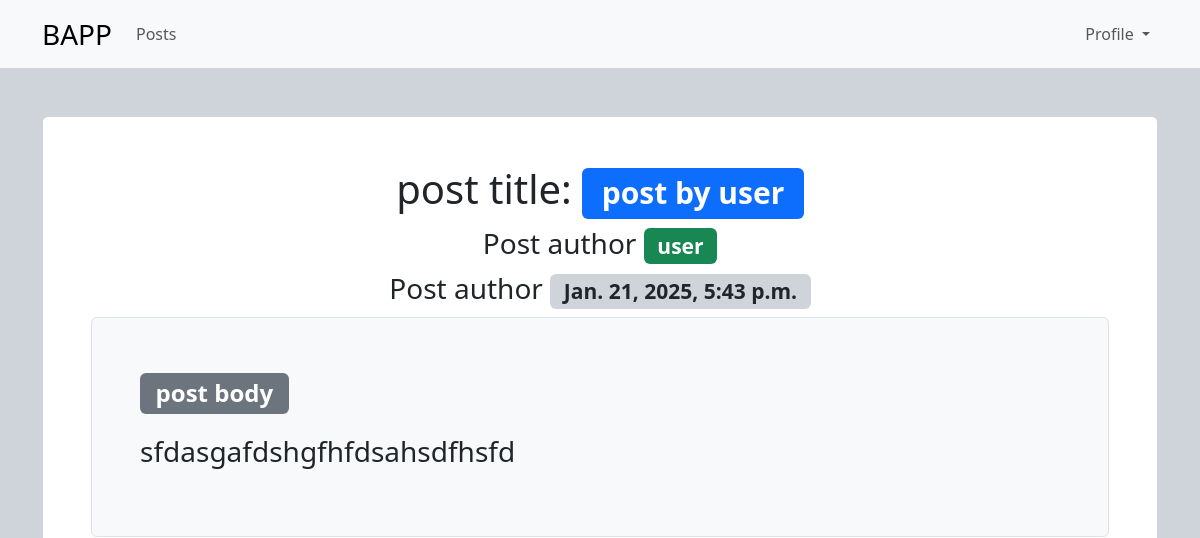
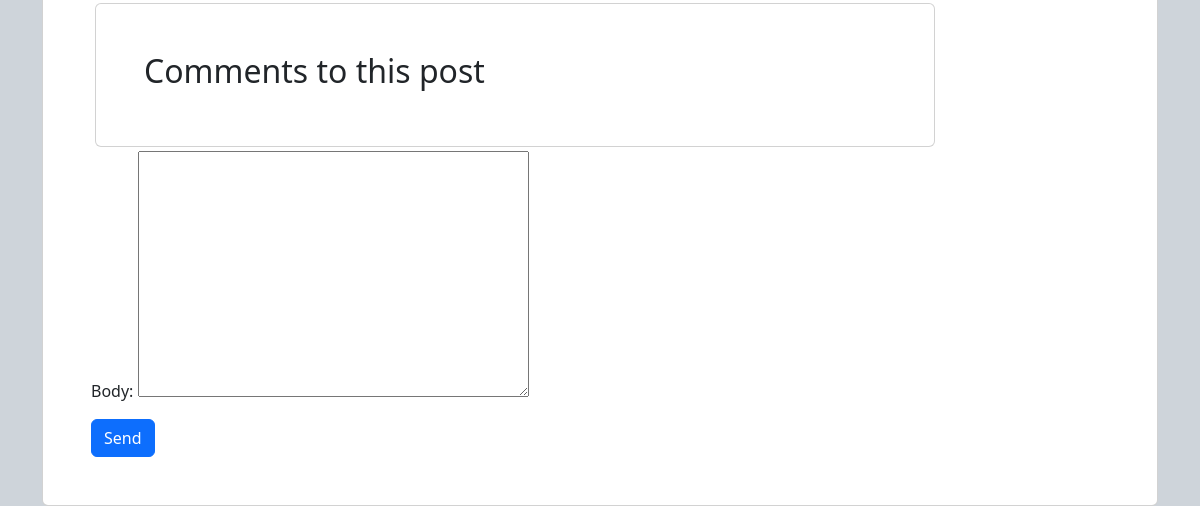
The app's page /blogs/posts/2025/1/21/post-by-user/ (signed in), older data (2 pictures, top to bottom).
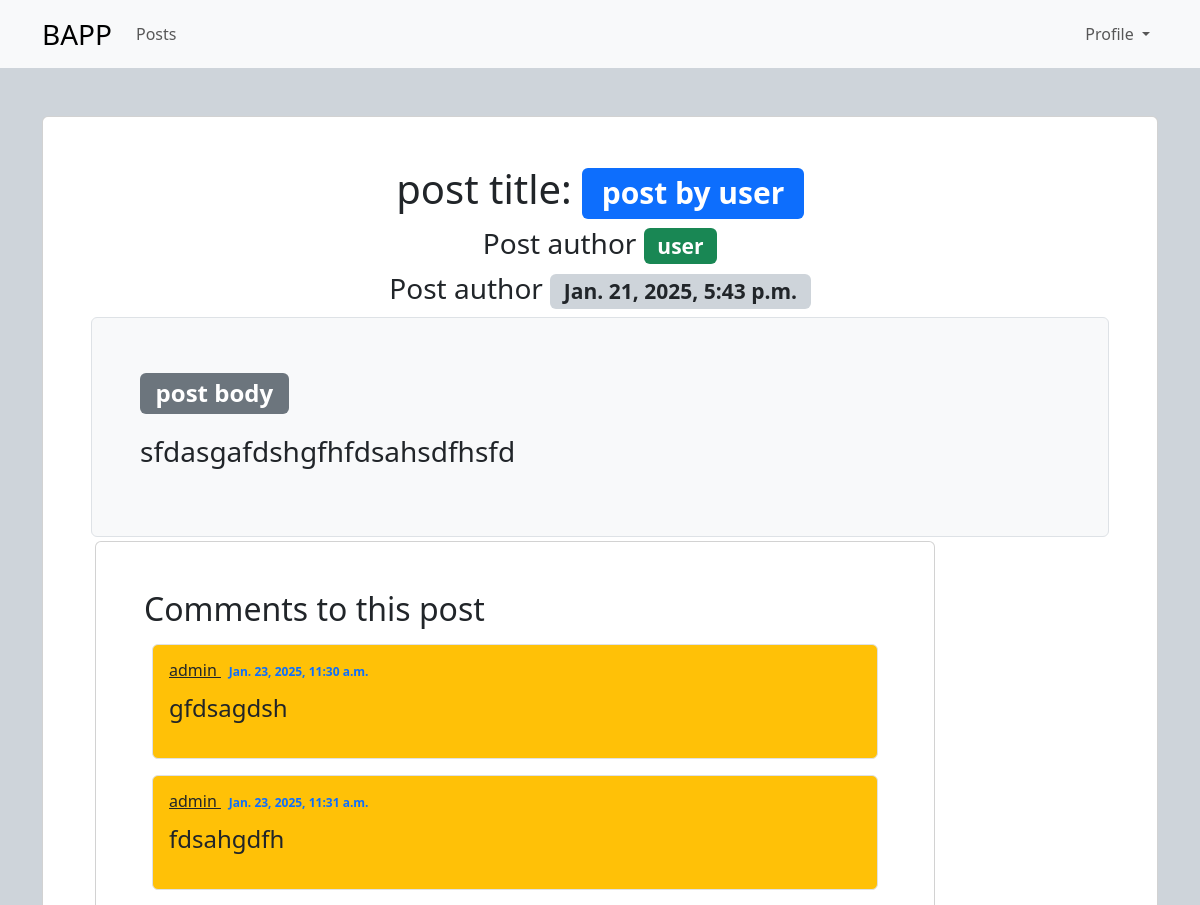
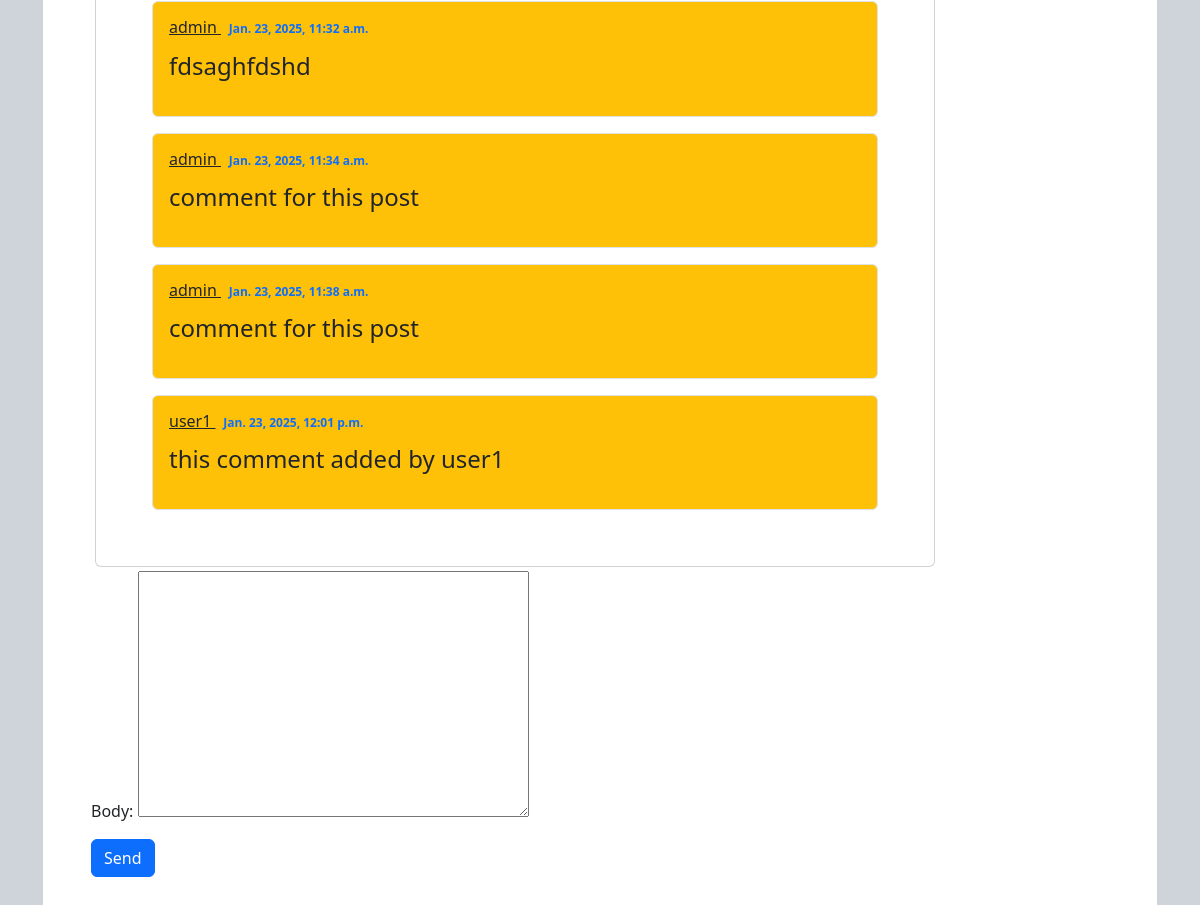
The same page, newer data (2 pictures, top to bottom).
### blog_app/models.py (models this page shows, shortened)
class Post(models.Model):
    class Status(models.TextChoices):
        PUBLISHED = 'PB', 'Published'
        DRAFT = "DF", 'Draft'
    title = models.CharField(max_length=200)
    slug = models.SlugField()
    author = models.ForeignKey(User, on_delete=models.CASCADE, related_name='blog_posts')
    body = models.TextField()
    publish = models.DateTimeField(default=timezone.now)
    created = models.DateTimeField(auto_now_add=True)
    updated = models.DateTimeField(auto_now=True)
    status = models.CharField(
        max_length=2,
        choices=Status.choices,
        default=Status.DRAFT)
    objects = models.Manager()
    published = PublishedManager()
    class Meta:
        ordering = ['-publish']
        indexes = [models.Index(fields=['-publish']),]

class Comment(models.Model):
    post = models.ForeignKey(Post,
                            on_delete=models.CASCADE,
                            related_name='comments')
    user = models.ForeignKey(User, on_delete=models.CASCADE)
    body = models.TextField()
    created = models.DateTimeField(auto_now_add=True)
    updated = models.DateTimeField(auto_now=True)
    active = models.BooleanField(default=True)
    class Meta:
        ordering = ['created']
        indexes = [
            models.Index(fields=['created'])
        ]

### blog_app/views.py (the view)
# urls.py: path('posts/<int:year>/<int:month>/<int:day>/<slug:post>/', post_detail, name="post_detail"),
@login_required(login_url='users:login')
def post_detail(request,year,month,day,post):
    comment_form = CommentForm()
    post = get_object_or_404(
        Post,
        status=Post.Status.PUBLISHED,
        slug=post,
        publish__year=year,
        publish__month=month,
        publish__day = day)
    comments  = post.comments.filter(active=True)
    context = {
        'post':post,
        'comments':comments,
        'comment_form':comment_form
    }
    return render(request,'blog/post_detail.html', context)

### blog_app/forms.py
class CommentForm(forms.ModelForm):
    class Meta:
        model = Comment
        fields = ['body']

### blog_app/templates/blog/post_detail.html (shortened to what this page needs)
{% extends "base.html" %}
{% block content %}
<div class="container mt-5">
    <div class="card p-5 ">
        <h2 class="fs-1 text-center">post title: <span class='badge bg-primary'>{{post.title}}</span></h2>
        <h3 class="text-center">Post author <span class="badge bg-success">{{post.author}}</span> </h3>
        <h3 class="text-center">Post author <span class="badge bg-dark-subtle text-dark">{{post.publish}}</span> </h3>
        <div class="fs-2 bg-light border border-1 rounded p-5">
            <p class=" badge bg-secondary ">post body</p>
            <p class="fs-3">{{post.body}}</p>
        </div>
        <div class="comments-box col-10 me-auto">
            <div class="comment-list card m-1 p-5">
                <h2>Comments to this post</h2>
                {% for comment in comments %}
                    <div class="comment-container border border-1 bg-warning rounded m-2 p-3">
                        <h2 class="text-decoration-underline fs-6">{{comment.user.username}} <span class="badge text-primary">{{comment.created}}</span></h2>
                        <p class="fs-4">{{comment.body}}</p>
                    </div>
                {% endfor %}
            </div>
            <div class="comment-form">
                <form method="post" action="{% url 'blog:post_comment' %}" class="form" >
                    {{comment_form.as_p}}
                    <button type="submit" class="btn btn-primary">Send</button>
                </form>
            </div>
        </div>
    </div>
</div>
{% endblock content %}

### templates/base.html (shortened to what this page needs)
<!DOCTYPE html>
<html lang="en">
<head>
    <link href="https://cdn.jsdelivr.net/npm/bootstrap@5.3.3/dist/css/bootstrap.min.css" rel="stylesheet">
</head>
<body class='bg-dark-subtle'>
        <nav class="navbar navbar-expand-lg bg-body-tertiary">
            <div class="container">
            <a class="navbar-brand fs-3" href="{% url 'homepage' %}">BAPP</a>
            <div class="collapse navbar-collapse" id="navbarSupportedContent">
                <ul class="navbar-nav me-auto mb-2 mb-lg-0">
                    <li class="nav-item">
                        <a class="nav-link" href="{% url 'blog:posts'   %}">Posts</a>
                    </li>
                </ul>
                <ul class="navbar-nav  mb-2 mb-lg-0">
                    <li class="nav-item dropdown">
                        <a class="nav-link dropdown-toggle" href="#" role="button" data-bs-toggle="dropdown" aria-expanded="false">
                        Profile
                        </a>
                    </li>
                </ul>
            </div>
            </div>
        </nav>
        {% block content %}{% endblock content %}
</body>
</html>

Row changes from the older to the newer data that the page shows:
added Comment: user.username "admin", created "Jan. 23, 2025, 11:30 a.m.", body "gfdsagdsh"
added Comment: user.username "admin", created "Jan. 23, 2025, 11:31 a.m.", body "fdsahgdfh"
added Comment: user.username "admin", created "Jan. 23, 2025, 11:32 a.m.", body "fdsaghfdshd"
added Comment: user.username "admin", created "Jan. 23, 2025, 11:34 a.m.", body "comment for this post"
added Comment: user.username "admin", created "Jan. 23, 2025, 11:38 a.m.", body "comment for this post"
added Comment: user.username "user1", created "Jan. 23, 2025, 12:01 p.m.", body "this comment added by user1"
